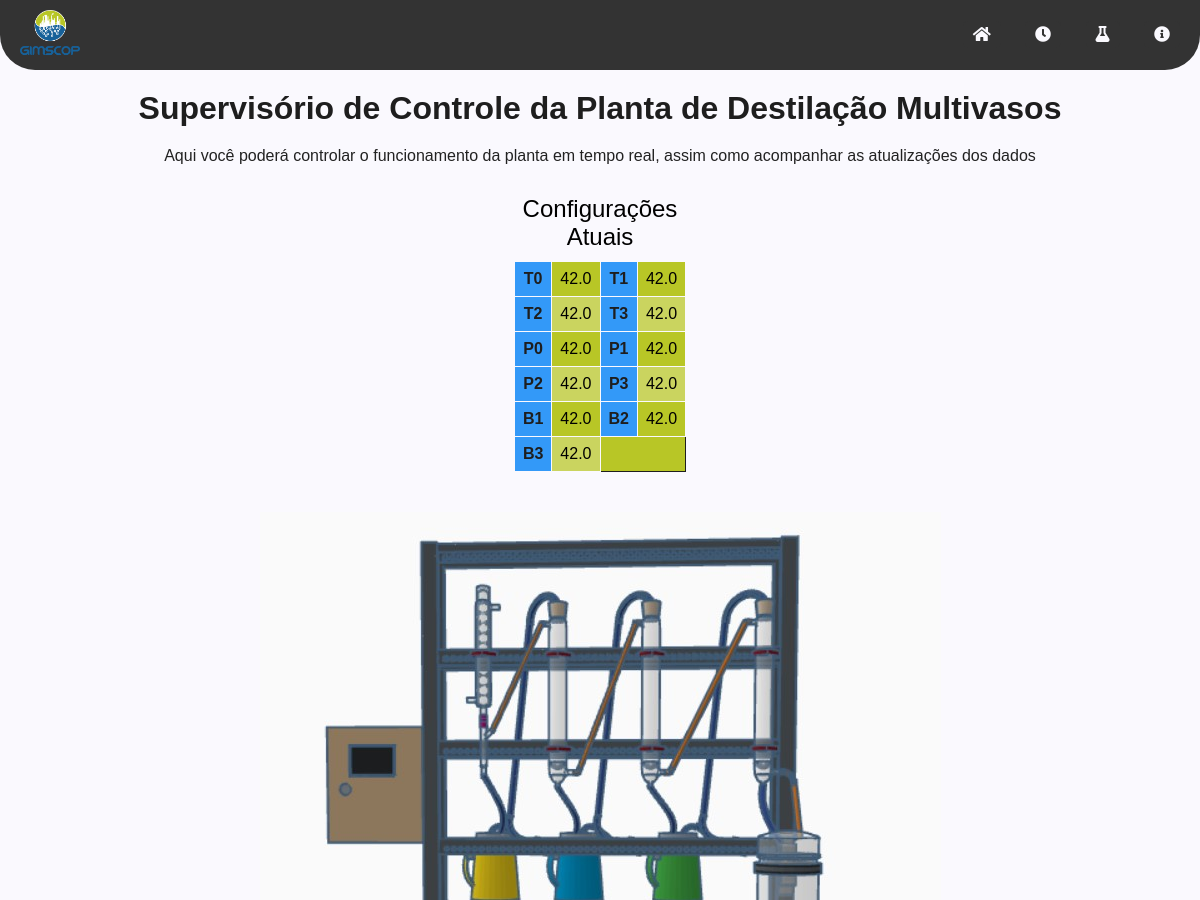
The app's page / (upper part), older data.
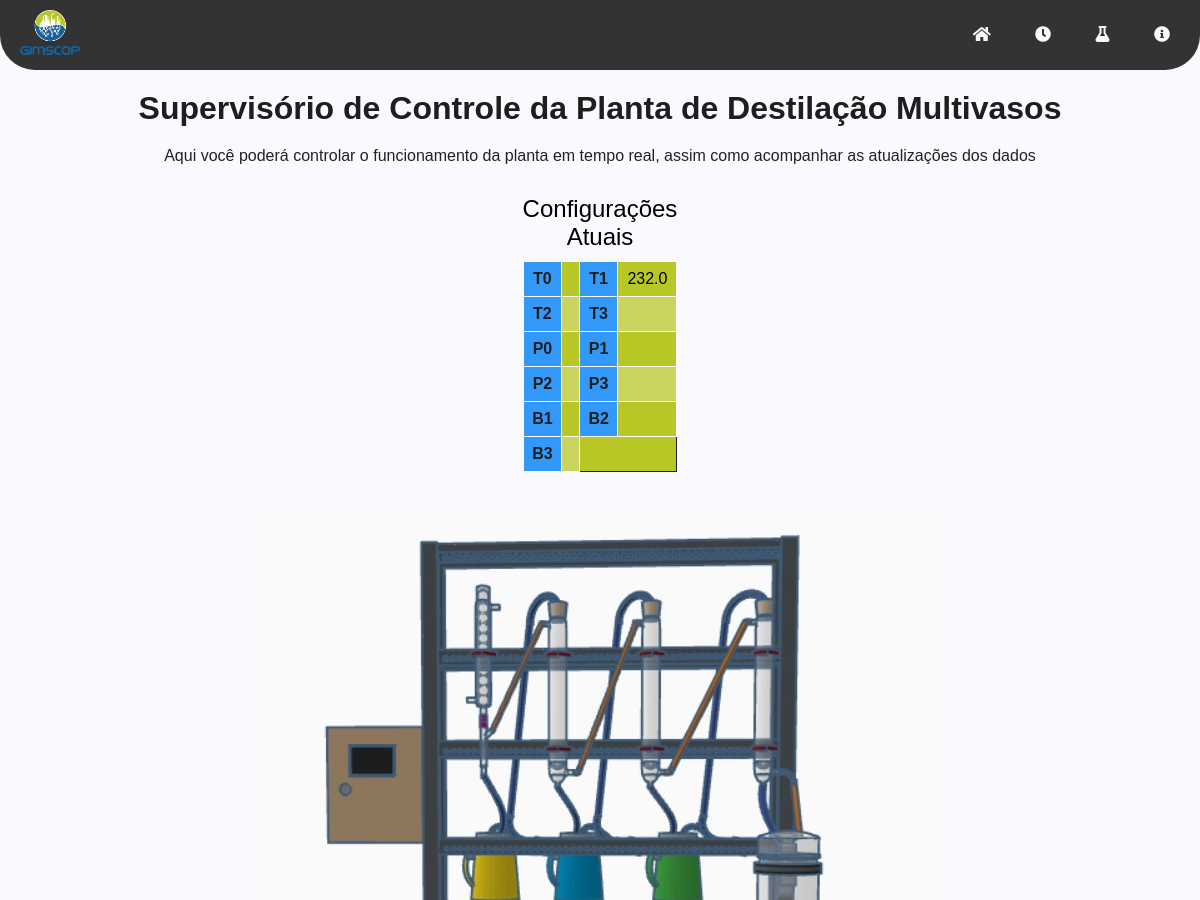
The same page, newer data.
### tables this page shows
CREATE TABLE variaveis (
            id INTEGER PRIMARY KEY AUTOINCREMENT,
            T0 REAL NOT NULL,
            T1 REAL NOT NULL,
            T2 REAL NOT NULL,
            T3 REAL NOT NULL,
            P0 REAL NOT NULL,
            P1 REAL NOT NULL,
            P2 REAL NOT NULL,
            P3 REAL NOT NULL,
            B1 REAL NOT NULL,
            B2 REAL NOT NULL,
            B3 REAL NOT NULL
        );

### app.py (the view)
@app.route('/')
def index():
    if not os.path.exists('dados_experimentos.db'):
        banco_de_dados_experimentos.criar_banco_dados()
        banco_de_dados_experimentos.inserir_banco_dados(0, 0, 0, 0, 0, 0, 0, 0, 0, 0, 0)
    if not os.path.exists('dados_planta.db'):
        banco_de_dados_configuracoes.criar_banco_dados()
        banco_de_dados_configuracoes.inserir_banco_dados(0, 0, 0, 0, 0, 0, 0, 0, 0, 0, 0)
    dados_experimentos = banco_de_dados_experimentos.consultar_ultimo_id_banco_dados()
    dados_configuracoes = banco_de_dados_configuracoes.consultar_ultimo_id_banco_dados()
    return render_template('index.html', dados_experimentos=dados_experimentos, dados_configuracoes=dados_configuracoes)

### banco_de_dados_configuracoes.py (called while the page is built)
def conectar_banco_dados():
    conexao = sqlite3.connect('dados_planta.db')
    return conexao

def cursor_banco_dados(conexao):
    cursor = conexao.cursor()
    return cursor

def consultar_ultimo_id_banco_dados():
    conexao = conectar_banco_dados()
    cursor = cursor_banco_dados(conexao)
    cursor.execute(
        'SELECT T0, T1, T2, T3, P0, P1, P2, P3, B1, B2, B3 FROM variaveis ORDER BY id DESC LIMIT 1')
    dados = cursor.fetchall()
    cursor.close()
    conexao.commit()
    conexao.close()
    return dados

### banco_de_dados_experimentos.py (called while the page is built)
def conectar_banco_dados():
    conexao = sqlite3.connect('dados_experimentos.db')
    return conexao

def cursor_banco_dados(conexao):
    cursor = conexao.cursor()
    return cursor

def consultar_ultimo_id_banco_dados():
    conexao = conectar_banco_dados()
    cursor = cursor_banco_dados(conexao)
    cursor.execute(
        'SELECT T0, T1, T2, T3, P0, P1, P2, P3, B1, B2, B3 FROM variaveis ORDER BY id DESC LIMIT 1')
    dados = cursor.fetchall()
    cursor.close()
    conexao.commit()
    conexao.close()
    return dados

### templates/index.html (shortened to what this page needs)
<!DOCTYPE html>
<html lang="en">
<head>
  <link rel="stylesheet" href="https://cdnjs.cloudflare.com/ajax/libs/font-awesome/5.15.4/css/all.min.css">
  <link rel="stylesheet" href="{{ url_for('static', filename='style_index.css') }}">
  <link href="https://cdn.jsdelivr.net/npm/bootstrap-icons@1.7.2/font/bootstrap-icons.css" rel="stylesheet">
</head>
<body>
  <nav class="navbar">
    <div class="logo">
      <img src="{{ url_for('static', filename='gimscop.svg') }}" alt="Logo">
    </div>
    <ul>
      <li><a href="/" class="tooltip1" title="Página Inicial"><i class="fas fa-home"></i></a></li>
      <li><a href="/realtime" class="tooltip1" title="Tempo Real"><i class="fas fa-clock"></i></a></li>
      <li><a href="/dash" class="tooltip1" title="Dashboard"><i class="fas fa-flask"></i></a></li>
      <li><a href="/sobre" class="tooltip1" title="Sobre"><i class="fas fa-info-circle"></i></a></li>
    </ul>
  </nav>
  <div class="texto_1">
    <h1>Supervisório de Controle da Planta de Destilação Multivasos</h1>
  </div>
  <div class="texto_2">
    <p>Aqui você poderá controlar o funcionamento da planta em tempo real, assim como acompanhar as atualizações dos
      dados</p>
  </div>
  <div class="table-config-atual">
    <table>
        <caption>Configurações Atuais</caption>
        <tr>
            <th>T0</th>
            <td><span id="config_T0">{{dados_configuracoes[0][0]}}</span></td>
            <th>T1</th>
            <td><span id="config_T1">{{dados_configuracoes[0][1]}}</span></td>
        </tr>
        <tr>
            <th>T2</th>
            <td><span id="config_T2">{{dados_configuracoes[0][2]}}</span></td>
            <th>T3</th>
            <td><span id="config_T3">{{dados_configuracoes[0][3]}}</span></td>
        </tr>
        <tr>
            <th>P0</th>
            <td><span id="config_P0">{{dados_configuracoes[0][4]}}</span></td>
            <th>P1</th>
            <td><span id="config_P1">{{dados_configuracoes[0][5]}}</span></td>
        </tr>
        <tr>
            <th>P2</th>
            <td><span id="config_P2">{{dados_configuracoes[0][6]}}</span></td>
            <th>P3</th>
            <td><span id="config_P3">{{dados_configuracoes[0][7]}}</span></td>
        </tr>
        <tr>
            <th>B1</th>
            <td><span id="config_B1">{{dados_configuracoes[0][8]}}</span></td>
            <th>B2</th>
            <td><span id="config_B2">{{dados_configuracoes[0][9]}}</span></td>
        </tr>
        <tr>
            <th>B3</th>
            <td><span id="config_B3">{{dados_configuracoes[0][10]}}</span></td>
        </tr>
    </table>
</div>
  <div class="container">
    <div class="desenho-planta">
      <img src="{{ url_for('static', filename='desenho planta.jpeg') }}" alt="Supervisório">
    </div>
  </div>
</body>
</html>

Row changes from the older to the newer data that the page shows:
removed variaveis: T0 "42.0", T1 "42.0", T2 "42.0", T3 "42.0", P0 "42.0", P1 "42.0", P2 "42.0", P3 "42.0", B1 "42.0", B2 "42.0", B3 "42.0"
now on this page (row edited): variaveis: T1 "232.0"
